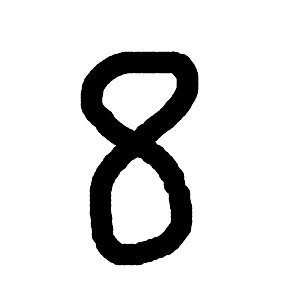
#> input picture screenshot.jpeg, 300 x 300 px
$ jupyter execute --allow-errors digit_recognizer_nn_notebook.ipynb   (shell and % lines are left out)
#> lines starting #> are read from the running program, lines starting #| are printed output that depends on the picture; after the words box and inside, x2 and y2 are one past the last pixel; in counts of white or black regions, pixels touching at a corner belong together
[cell 1]
import os
import struct
import numpy as np

#> (a cell that did not finish here is left out)

#> (a cell that did not finish here is left out)

[cell 4]
# visualize dataset
import matplotlib.pyplot as plt

fig, ax = plt.subplots(nrows=2, ncols=5, sharex=True, sharey=True)
ax = ax.flatten()
#> (the rest of this cell did not finish here and is left out)

[cell 5]
# visualize handwriting differences for a given digit
fig, ax = plt.subplots(nrows=5,
                      ncols=5,
                      sharex=True,
                      sharey=True)
ax = ax.flatten()
#> (the rest of this cell did not finish here and is left out)

[cell 6]
# train multi layer perceptron
from neuralnet import NeuralNetMLP

#> (the rest of this cell did not finish here and is left out)

#> (a cell that did not finish here is left out)

#> (a cell that did not finish here is left out)

[cell 9]
# experiment with grabbing the image from pygame
from skimage import io
from skimage.transform import resize
from skimage.color import rgb2gray

# read in image
screenshot = io.imread("screenshot.jpeg")
#> screenshot is the input picture: shape (300, 300, 3); min 0, max 255, mean 220.8
screenshot_resized = resize(screenshot, (28, 28), mode='reflect')
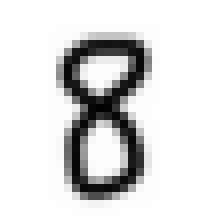
#> screenshot_resized: shape (28, 28, 3) float64 (shown 8 times larger); min 0.00666, max 1, mean 0.866
io.imshow(screenshot_resized)
screenshot_gray = rgb2gray(screenshot_resized)
screenshot_resized[:,:,0].shape
screenshot_bw = (screenshot_gray < screenshot_gray.mean())*255
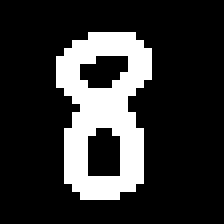
#> screenshot_bw: shape (28, 28) int64 (shown 8 times larger); 19.6% white; 1 white region, box (x1, y1, x2, y2) and area: (7, 4, 19, 25) 154

input_screenshot = screenshot_bw.reshape(1, 784)
#> (the rest of this cell did not finish here and is left out)
